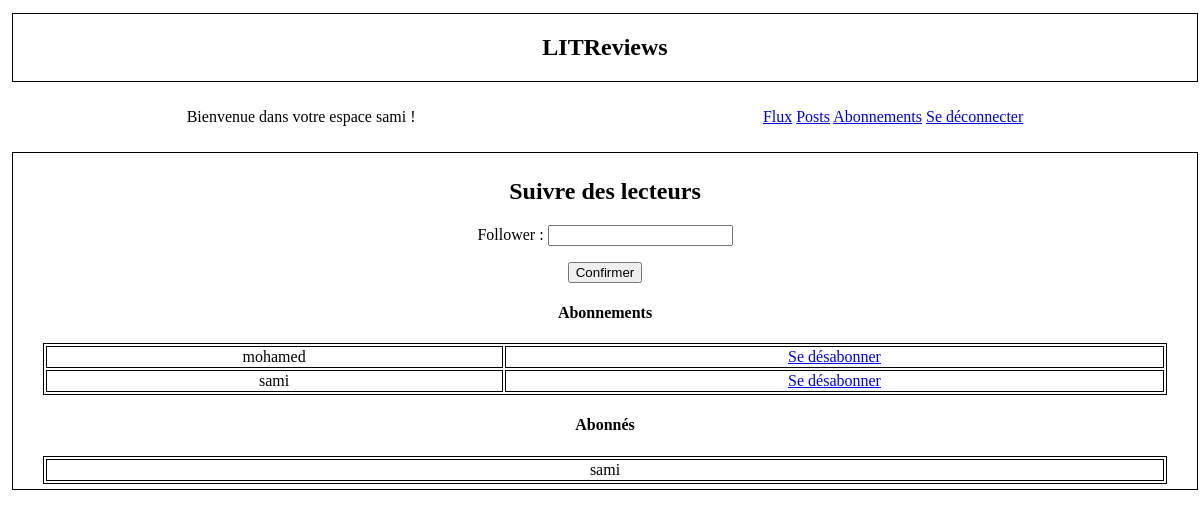
The page /followusers/ (signed in) on the database as committed earlier.
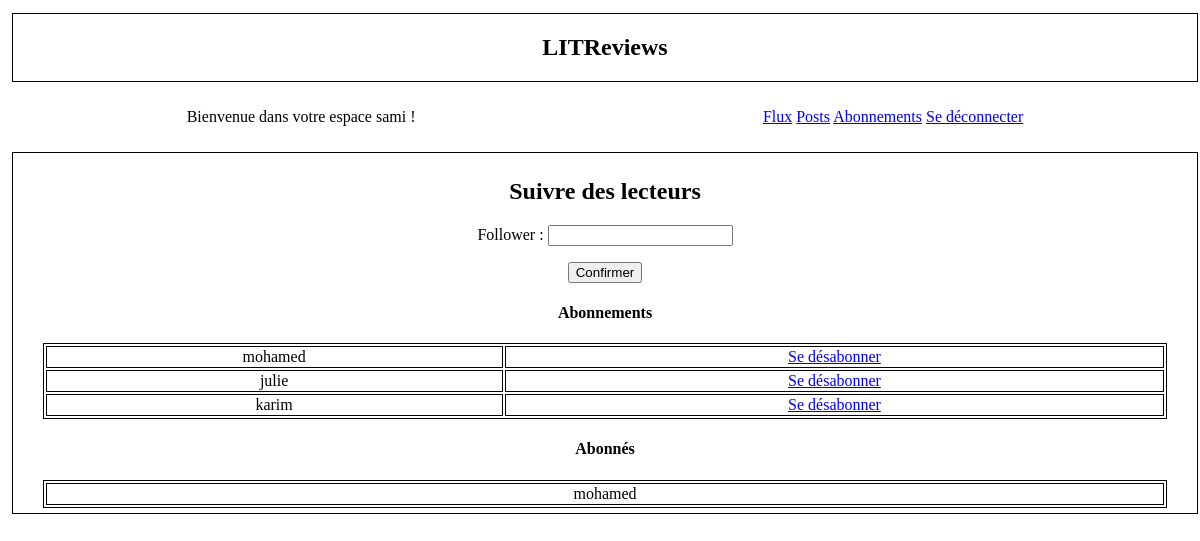
The same page on the database as committed later.
### flux/models.py (models this page shows)
class UserFollows(models.Model):
    user = models.ForeignKey(
        to=settings.AUTH_USER_MODEL,
        on_delete=models.CASCADE,
        related_name="following"
    )
    followed_user = models.ForeignKey(
        to=settings.AUTH_USER_MODEL,
        on_delete=models.CASCADE,
        related_name="followed_by",
    )
    objects = models.Manager()  # Ajout du gestionnaire d'objets par défaut
    class Meta:
        unique_together = (
            "user",
            "followed_user",
        )

### authentication/models.py (models this page shows)
class User(AbstractUser):
    AUTHOR = "AUTHOR"
    FOLLOWER = "FOLLOWER"
    ROLE_CHOICES = (
        (AUTHOR, "Auteur"),
        (FOLLOWER, "Abonné"),
    )
    profile_photo = models.ImageField(verbose_name="Image de profil")
    role = models.CharField(max_length=30,
                            choices=ROLE_CHOICES, verbose_name="Rôle")

### flux/views.py (the view)
# urls.py: path("followusers/", follow_users, name="follow_users"),
@login_required
def follow_users(request):
    context = {}
    if request.method == "POST":
        form = FollowUsersForm(request.POST)
        if form.is_valid():
            follower = form.cleaned_data["follower"]
            try:
                user = User.objects.get(username__exact=follower)
            except User.DoesNotExist:
                user = None
            if user:
                UserFollows.objects.create(user=request.user, followed_user=user)
                return redirect("follow_users")
    else:
        form = FollowUsersForm()
    context["form"] = form
    context["following"] = UserFollows.objects.filter(user=request.user)
    context["followed_by"] = UserFollows.objects.filter(followed_user=request.user)
    return render(request, "flux/follow_users.html", context)

### flux/forms.py
class FollowUsersForm(forms.Form):
    follower = forms.CharField(max_length=100)

### flux/templates/flux/follow_users.html (shortened to what this page needs)
{% extends 'base.html' %}
{% block content %}
    <h2>Suivre des lecteurs</h2>
    <form method="post">
        {{ form.as_p }}
        <button type="submit" >Confirmer</button>
    </form>
    <div class="Abonnements">
        <h4>Abonnements</h4>
        <table style="width: 100%;">
            {% for user in following %}
            <tr>
                <td>{{ user.followed_user.username }}</td>
                <td><a href="{% url 'delete_follow' user.followed_user.id %}">Se désabonner</a> </td>
            </tr>
            {% endfor %}
        </table>
    </div>
    <div class="Abonnes">
        <h4>Abonnés</h4>
        <table style="width: 100%;">
            {% for user in followed_by %}
            <tr>
                <td>{{ user.user.username }}</td>
            </tr>
            {% endfor %}
        </table>
    </div>
{% endblock content %}

Rows that differ between the two databases and show on the page:
removed UserFollows: followed_user.username "sami", user.username "sami"
added UserFollows: followed_user.username "julie", shown under "Abonnements"
added UserFollows: followed_user.username "karim", shown under "Abonnements"
added UserFollows: user.username "mohamed", shown under "Abonnés"
